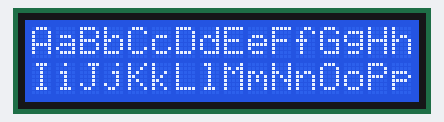
Recording of a sketch running on a simulated Arduino Uno, built with avr-gcc and run on an emulated ATmega328P. Parts: 16×2 character LCD.

Above: at 0.1 s.
At 9.6 s:
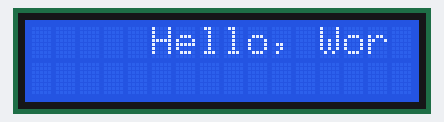
At 19.1 s:
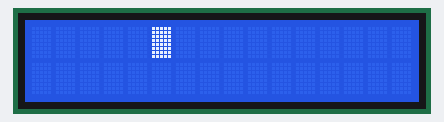
At 22.1 s:
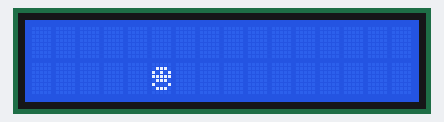
At 25.1 s:
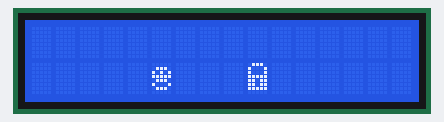
At 28.1 s:
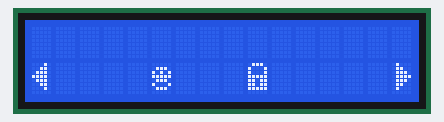

The sketch:

testLCD.ino
```cpp
#include <LiquidCrystal.h>

LiquidCrystal lcd(1, 2, 4, 5, 6, 7); // rs, en, d4, d5, d6, d7

/*This code can be used to test an LCD Screen if you suspect a fault.
 * Setup: (Referance: https://arduinogetstarted.com/tutorials/arduino-lcd)
 *  VSS -> GND
 *  VDD -> 5V
 *  V0 -> Potentiometer middle pin
 *  RS -> PIN 1
 *  RW -> GND
 *  E -> PIN 2
 *  D4 -> PIN 4
 *  D5 -> PIN 5
 *  D6 -> PIN 6
 *  D7 -> PIN 7
 *  A -> 5V
 *  K -> GND
 *
 *  Potentiometer left pin -> 5V
 *  Potentiometer right pin -> GND
 *
 *
 *This code can be used to test the functionality of your LCD screen but also as a reminder of certain LCD screen functions.
 */

byte smile[8] = { //can create own characters using byte
  B00000,
  B01110,
  B10101,
  B11111,
  B01110,
  B10001,
  B01110,
  B00000
};

byte lock[8] = {
  B01110,
  B10001,
  B10001,
  B11111,
  B11011,
  B11011,
  B11111,
  B00000
};

byte leftArrow[8] = {
  B00010,
  B00110,
  B01110,
  B11110,
  B01110,
  B00110,
  B00010,
  B00000
};

byte rightArrow[8] = {
  B01000,
  B01100,
  B01110,
  B01111,
  B01110,
  B01100,
  B01000,
  B00000
};

char array1[] = "Hello, World!               "; // can set strings as arrays to print on LCD

void setup() {
  // put your setup code here, to run once:
  lcd.begin(16,2); //initialise LCD screen dimensions
  lcd.createChar(0,smile);
  lcd.createChar(1,lock);
  lcd.createChar(2,leftArrow);
  lcd.createChar(3,rightArrow);
}

void loop() {
  // put your main code here, to run repeatedly:
  lcd.setCursor(0,0);
  lcd.print("AaBbCcDdEeFfGgHh");
  lcd.setCursor(0,2);
  lcd.print("IiJjKkLlMmNnOoPp");
  delay(5000);

  lcd.clear();
  lcd.setCursor(15,0);

  for ( int positionCounter1 = 0; positionCounter1 < 28; positionCounter1++) {
    lcd.scrollDisplayLeft();  //Scrolls the contents of the display one space to the left
    lcd.print(array1[positionCounter1]);  // Print a message to the LCD
    delay(500);
  }

  lcd.clear();

  lcd.setCursor(5,0); //Show Cursor Position
  lcd.blink();
  delay(3000);
  lcd.noBlink();

  lcd.setCursor(5,1); //Print special Characters
  lcd.write(byte(0));
  delay(3000);

  lcd.setCursor(9,1);
  lcd.write(1);
  delay(3000);

  lcd.setCursor(0,1);
  lcd.write(2);
  lcd.setCursor(15,1);
  lcd.write(3);
  delay(3000);

  lcd.clear();


}
```

Measured:
- what the display in image 1 shows lasts 0.5 s, from 9.6 s to 10.1 s
- what the display in image 2 shows lasts 3.0 s, from 19.1 s to 22.1 s
